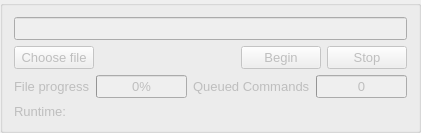
       <widget class="QGroupBox" name="groupBoxSendFile">
        <property name="enabled">
         <bool>false</bool>
        </property>
        <property name="font">
         <font>
          <pointsize>1</pointsize>
          <kerning>false</kerning>
         </font>
        </property>
        <property name="title">
         <string/>
        </property>
        <property name="alignment">
         <set>Qt::AlignLeading|Qt::AlignLeft|Qt::AlignVCenter</set>
        </property>
        <property name="flat">
         <bool>false</bool>
        </property>
        <property name="checkable">
         <bool>false</bool>
        </property>
        <layout class="QVBoxLayout" name="verticalLayout_12">
         <item>
          <layout class="QGridLayout" name="gridLayout_2" rowstretch="0,0" columnstretch="0,0,0,0">
           <item row="1" column="3">
            <widget class="QPushButton" name="Stop">
             <property name="font">
              <font>
               <pointsize>10</pointsize>
              </font>
             </property>
             <property name="text">
              <string>Stop</string>
             </property>
            </widget>
           </item>
           <item row="1" column="1">
            <spacer name="horizontalSpacer">
             <property name="orientation">
              <enum>Qt::Horizontal</enum>
             </property>
             <property name="sizeHint" stdset="0">
              <size>
               <width>2</width>
               <height>20</height>
              </size>
             </property>
            </spacer>
           </item>
           <item row="1" column="0">
            <widget class="QPushButton" name="openFile">
             <property name="font">
              <font>
               <pointsize>10</pointsize>
              </font>
             </property>
             <property name="text">
              <string>Choose file</string>
             </property>
            </widget>
           </item>
           <item row="1" column="2">
            <widget class="QPushButton" name="Begin">
             <property name="font">
              <font>
               <pointsize>10</pointsize>
              </font>
             </property>
             <property name="text">
              <string>Begin</string>
             </property>
            </widget>
           </item>
           <item row="0" column="0" colspan="4">
            <widget class="QLineEdit" name="filePath">
             <property name="font">
              <font>
               <pointsize>10</pointsize>
              </font>
             </property>
            </widget>
           </item>
          </layout>
         </item>
         <item>
          <layout class="QGridLayout" name="gridLayout_5">
           <item row="0" column="1">
            <widget class="QProgressBar" name="progressFileSend">
             <property name="sizePolicy">
              <sizepolicy hsizetype="MinimumExpanding" vsizetype="Fixed">
               <horstretch>0</horstretch>
               <verstretch>0</verstretch>
              </sizepolicy>
             </property>
             <property name="font">
              <font>
               <pointsize>10</pointsize>
              </font>
             </property>
             <property name="value">
              <number>0</number>
             </property>
            </widget>
           </item>
           <item row="0" column="0">
            <widget class="QLabel" name="labelFileSendProgress">
             <property name="sizePolicy">
              <sizepolicy hsizetype="Preferred" vsizetype="Preferred">
               <horstretch>0</horstretch>
               <verstretch>0</verstretch>
              </sizepolicy>
             </property>
             <property name="font">
              <font>
               <pointsize>10</pointsize>
              </font>
             </property>
             <property name="text">
              <string>File progress</string>
             </property>
            </widget>
           </item>
           <item row="0" column="2">
            <widget class="QLabel" name="labelQueuedCommands">
             <property name="sizePolicy">
              <sizepolicy hsizetype="Preferred" vsizetype="Preferred">
               <horstretch>0</horstretch>
               <verstretch>0</verstretch>
              </sizepolicy>
             </property>
             <property name="font">
              <font>
               <pointsize>10</pointsize>
              </font>
             </property>
             <property name="text">
              <string>Queued Commands</string>
             </property>
            </widget>
           </item>
           <item row="0" column="3">
            <widget class="QProgressBar" name="progressQueuedCommands">
             <property name="sizePolicy">
              <sizepolicy hsizetype="MinimumExpanding" vsizetype="Fixed">
               <horstretch>0</horstretch>
               <verstretch>0</verstretch>
              </sizepolicy>
             </property>
             <property name="font">
              <font>
               <pointsize>10</pointsize>
              </font>
             </property>
             <property name="maximum">
              <number>10</number>
             </property>
             <property name="value">
              <number>0</number>
             </property>
             <property name="format">
              <string>%v</string>
             </property>
            </widget>
           </item>
          </layout>
         </item>
         <item>
          <layout class="QHBoxLayout" name="horizontalLayout_3" stretch="1,4">
           <item>
            <widget class="QLabel" name="labelRuntime">
             <property name="enabled">
              <bool>false</bool>
             </property>
             <property name="font">
              <font>
               <pointsize>10</pointsize>
              </font>
             </property>
             <property name="text">
              <string>Runtime:</string>
             </property>
            </widget>
           </item>
           <item>
            <widget class="QLabel" name="outputRuntime">
             <property name="enabled">
              <bool>false</bool>
             </property>
             <property name="font">
              <font>
               <pointsize>10</pointsize>
              </font>
             </property>
             <property name="text">
              <string/>
             </property>
            </widget>
           </item>
          </layout>
         </item>
        </layout>
       </widget>
